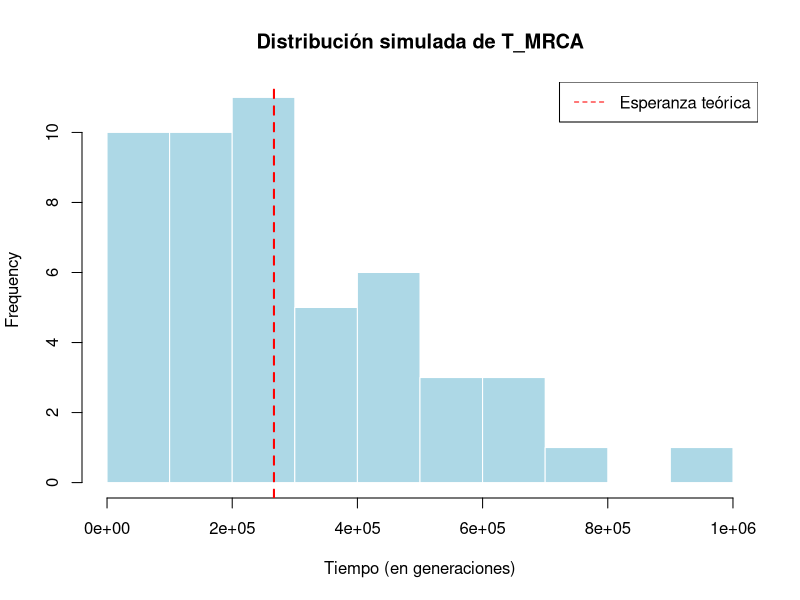

Write the R code that produced this figure.
## ---- chunk 1
# Parámetros poblacionales
N <- 1e5
n <- 3

# Tasa de coalescencia para cada T_i
p3 <- 6/(4*N)
p2 <- 2/(4*N)
lambda3 <- choose(3, 2) / (2 * N)  # para T3
lambda2 <- choose(2, 2) / (2 * N)  # para T2

# Esperanzas teóricas
E_T3 <- 1 / lambda3
E_T2 <- 1 / lambda2
E_TMRCA <- E_T3 + E_T2

cat("Esperanza teórica de T_MRCA =", E_TMRCA, "\n")

# i. Simulaciones de T_MRCA
set.seed(123)  # reproducibilidad
T3 <- rgeom(50, prob = lambda3)
T2 <- rgeom(50, prob = lambda2)
T_MRCA <- T3 + T2

# Comparar con la esperanza teórica
mean(T_MRCA)
hist(T_MRCA,
     main = "Distribución simulada de T_MRCA",
     xlab = "Tiempo (en generaciones)",
     col = "lightblue", border = "white")
abline(v = E_TMRCA, col = "red", lwd = 2, lty = 2)
legend("topright", legend = c("Esperanza teórica"), col = "red", lty = 2)

## ---- chunk 2

# -----------------------------
# Parámetros
# -----------------------------
N <- 5e5        # tamaño efectivo
mu <- 1e-5      # tasa de mutación
n <- 4          # número de secuencias

# -----------------------------
# 1. Simular tiempos de coalescencia
# -----------------------------
# Función para simular tiempo de espera (geométrico)
simular_T <- function(n_linajes, N) {
  pares <- choose(n_linajes, 2)
  p <- pares / (2 * N)     # probabilidad de coalescencia por generación
  rgeom(1, p)              # tiempo de espera ~ geométrica
}

# Guardamos los tiempos
T4 <- simular_T(4, N)
T3 <- simular_T(3, N)
T2 <- simular_T(2, N)

cat("T4 =", T4, "\n")
cat("T3 =", T3, "\n")
cat("T2 =", T2, "\n")

# -----------------------------
# 2. Tiempo total de ramas
# -----------------------------
T_total <- (4 * T4) + (3 * T3) + (2 * T2)
cat("Tiempo total de ramas =", T_total, "\n")

# -----------------------------
# 3. Número de mutaciones (S)
# -----------------------------
S <- rpois(1, lambda = T_total * mu)  # Poisson con media T_total * mu
cat("Número de mutaciones S =", S, "\n")

# -----------------------------
# 4. Diversidad nucleotídica (π)
# -----------------------------
pi_est <- 4 * N * mu
cat("π esperado =", pi_est, "\n")

# -----------------------------
# 5. Theta de Watterson (θW)
# -----------------------------
a_n <- sum(1 / (1:(n - 1)))
theta_W <- S / a_n
cat("θW estimado =", theta_W, "\n")
